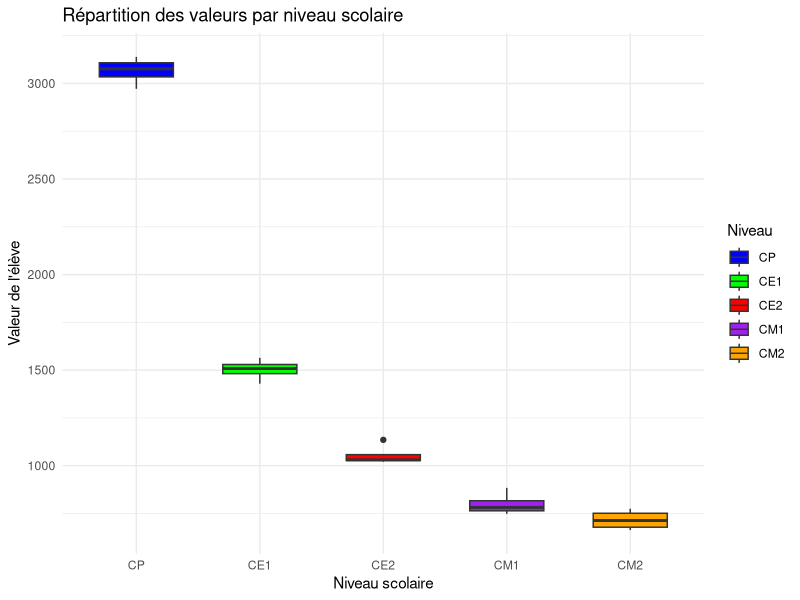

Source code (R):
# Données
niveaux <- rep(c("CP", "CE1", "CE2", "CM1", "CM2"), each = 4)
eleves <- c(3139, 2972, 3055, 3098, 1564, 1499, 1518, 1429, 1135, 1029, 1032, 1021, 748, 884, 769, 794, 663, 743, 775, 683)

# Créer un data frame avec l'ordre des niveaux
data <- data.frame(
  Niveau = factor(niveaux, levels = c("CP", "CE1", "CE2", "CM1", "CM2")),
  Eleve = eleves
)

# Affichage en boxplot
library(ggplot2)

ggplot(data, aes(x = Niveau, y = Eleve, fill = Niveau)) +
  geom_boxplot(width = 0.6) +
  labs(
    title = "Répartition des valeurs par niveau scolaire",
    x = "Niveau scolaire",
    y = "Valeur de l'élève"
  ) +
  theme_minimal() +
  scale_fill_manual(values = c("blue", "green", "red", "purple", "orange"))


library(dplyr)
# Statistiques globales
moyenne_globale <- mean(data$Eleve)
taille_totale <- length(data$Eleve)

cat("Moyenne globale :", moyenne_globale, "\n")
cat("Taille totale :", taille_totale, "\n\n")

# Statistiques globales
moyenne_globale <- mean(data$Eleve)
taille_totale <- length(data$Eleve)

cat("---- Statistiques globales ----\n")
cat("Moyenne globale :", moyenne_globale, "\n")
cat("Taille totale :", taille_totale, "\n\n")

# Statistiques par niveau
stats_par_niveau <- data %>%
  group_by(Niveau) %>%
  summarise(
    Moyenne = mean(Eleve),
    Effectif = n()
  )

cat("---- Statistiques par niveau ----\n")
print(stats_par_niveau)

# Optionnel : joli tableau si tu as knitr
if (require(knitr)) {
  knitr::kable(stats_par_niveau, caption = "Moyenne et effectif par niveau")
}

# Calcul de la somme des carrés des écarts à la moyenne globale
somme_carres <- sum((stats_par_niveau$Moyenne - moyenne_globale)^2)
cat("Somme des carrés des écarts à la moyenne globale :", somme_carres, "\n")

# Calcule la variance intergroupe pondérée par l'effectif de chaque groupe
variance_intergroupe <- sum(stats_par_niveau$Effectif * (stats_par_niveau$Moyenne - moyenne_globale)^2)
cat("Variance intergroupe :", variance_intergroupe, "\n")

anova_result <- aov(Eleve ~ Niveau, data = data)
summary(anova_result)



